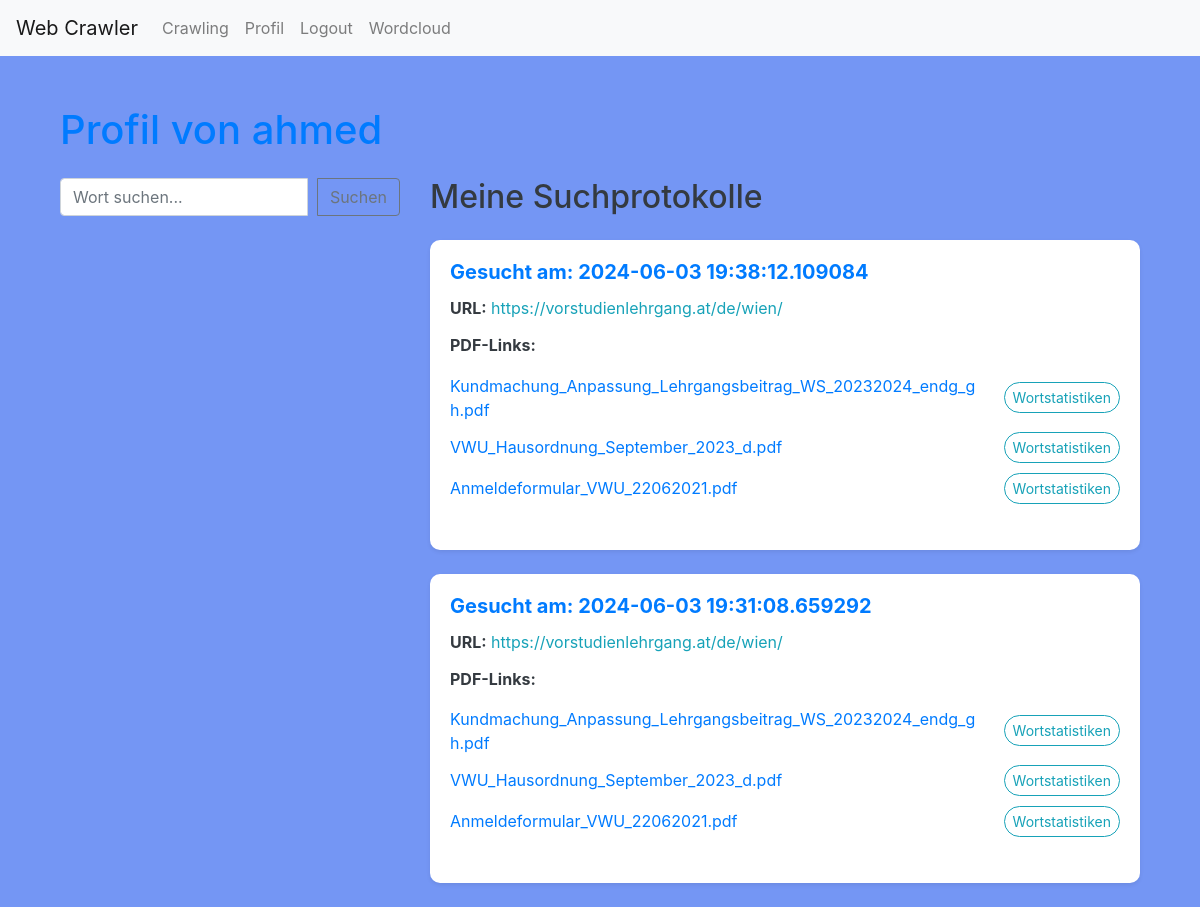
The app's page /profile (signed in), older data.
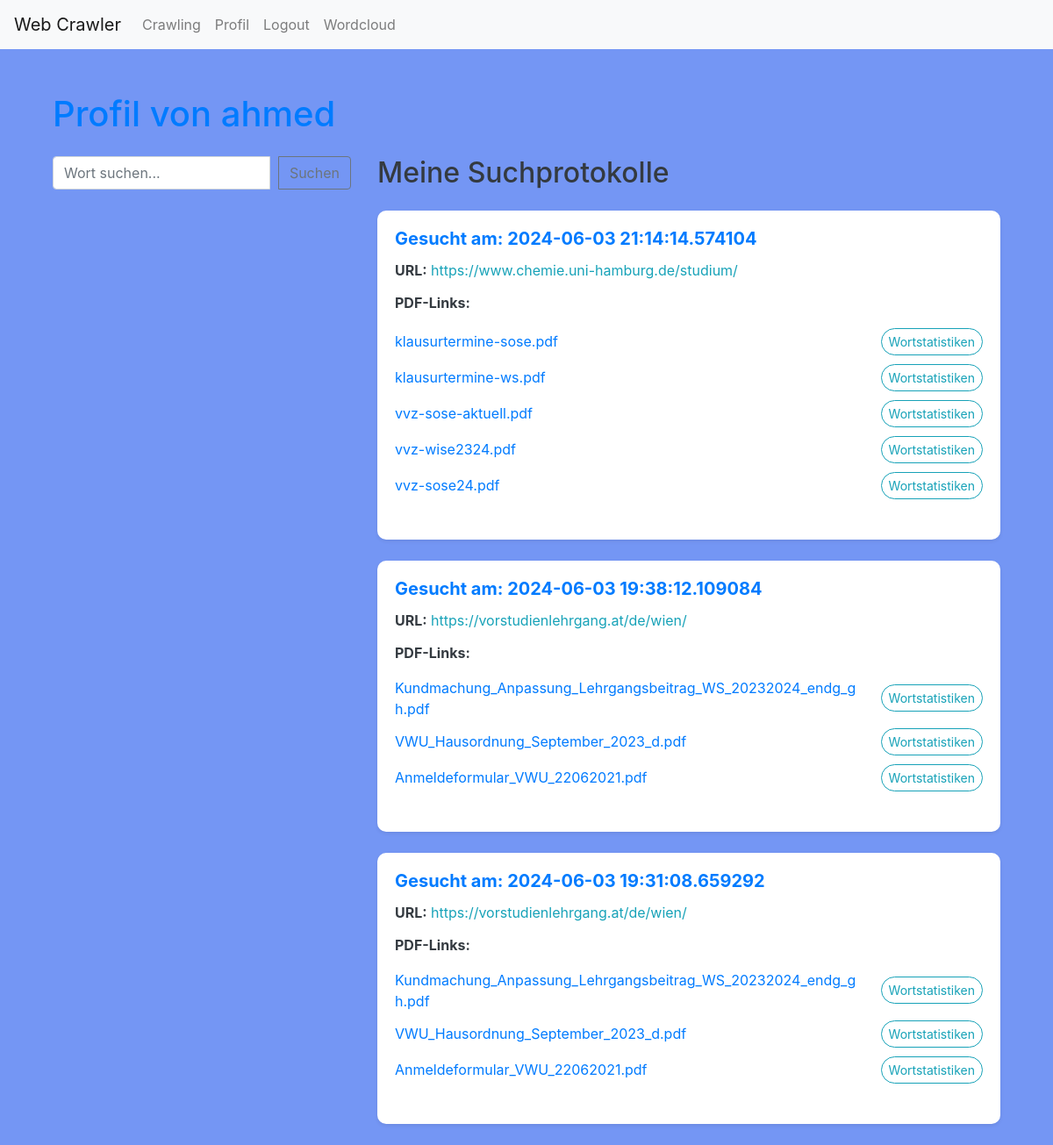
The same page, newer data.
### app/models.py (models this page shows, shortened)
class User(db.Model, UserMixin):
    id = db.Column(db.Integer, primary_key=True)
    username = db.Column(db.String(80), unique=True, nullable=False)
    email = db.Column(db.String(120), unique=True, nullable=False)
    password = db.Column(db.String(120), nullable=False)
    crawl_data = db.relationship('CrawlData', backref='user', lazy=True)

class CrawlData(db.Model):
    id = db.Column(db.Integer, primary_key=True)
    user_id = db.Column(db.Integer, db.ForeignKey('user.id'), nullable=False)
    url = db.Column(db.String(512), nullable=False)
    crawl_date = db.Column(db.DateTime, default=datetime.utcnow)
    pdf_links = db.Column(db.Text)  # Stores PDF links as comma-separated strings
    pdf_paths = db.Column(db.Text)  # Add this line to store the paths to PDF files
    word_stats = db.Column(db.Text)

### app/routes.py (the view, shortened to what this page needs)
@app.route('/profile', methods=['GET', 'POST'])
@login_required
def profile():
    crawl_records = CrawlData.query.filter_by(user_id=current_user.id).order_by(CrawlData.crawl_date.desc()).all()
    for record in crawl_records:
        word_stats_list = []
        for stat in record.word_stats.split(';'):
            if '|' in stat:
                pdf_url, word_counts = stat.split('|', 1)
                word_count_pairs = word_counts.split(',')
                word_counts_dict = {}
                for word_count in word_count_pairs:
                    parts = word_count.split(':')
                    if len(parts) == 2:
                        word, count = parts
                        try:
                            word_counts_dict[word] = int(count)
                        except ValueError:
                            continue
                max_word, max_count = None, 0
                for word, count in word_counts_dict.items():
                    if count > max_count:
                        max_word, max_count = word, count
                word_stats_list.append({
                    'pdf_url': pdf_url,
                    'pdf_name': pdf_url.split('/')[-1],
                    'word_counts': word_counts_dict,
                    'max_word': max_word,
                    'max_count': max_count
                })
        record.parsed_word_stats = word_stats_list
    search_results = []
    return render_template('profile.html', crawl_records=crawl_records, search_results=search_results, enumerate=enumerate)

### app/routes.py (called while the page is built)
@login_manager.user_loader
def load_user(user_id):
    return User.query.get(int(user_id))

### app/templates/profile.html (shortened to what this page needs)
{% extends "layout.html" %}
{% block content %}
<div class="container mt-4">
    <h1 class="mb-4">Profil von {{ current_user.username }}</h1>
    <div class="row">
        <div class="col-md-4">
            <form method="POST" action="{{ url_for('search_word') }}" class="search-form">
                <div class="input-group mb-3">
                    <input type="text" name="search_word" class="form-control" placeholder="Wort suchen..." aria-label="Wort suchen">
                    <div class="input-group-append">
                        <button class="btn btn-outline-secondary" type="submit">Suchen</button>
                    </div>
                </div>
            </form>
        </div>
        <div class="col-md-8">
            <h2 class="mb-4">Meine Suchprotokolle</h2>
            <div class="row">
                {% for record in crawl_records %}
                <div class="col-md-12 mb-4">
                    <div class="card shadow-sm">
                        <div class="card-body">
                            <h5 class="card-title text-primary">Gesucht am: {{ record.crawl_date }}</h5>
                            <p class="card-text"><strong>URL:</strong> <a href="{{ record.url }}" target="_blank" class="text-info">{{ record.url }}</a></p>
                            <h6><strong>PDF-Links:</strong></h6>
                            <div class="pdf-link-container">
                                <ul class="list-unstyled pdf-list">
                                    {% if record.pdf_links == 'no_pdfs_found' %}
                                    <li>Keine PDFs gefunden</li>
                                    {% else %}
                                        {% for index, link in enumerate(record.pdf_links.split(',')) %}
                                        {% if '|' in link %}
                                        {% set url, name = link.split('|') %}
                                        <li class="pdf-list-item">
                                            <div class="pdf-item-container">
                                                <a href="{{ url }}" target="_blank" class="text-decoration-none pdf-link">{{ name }}</a>
                                                <button type="button" class="btn btn-sm btn-outline-info word-stats-btn" data-toggle="modal" data-target="#modal{{ record.id }}_{{ index }}">Wortstatistiken</button>
                                            </div>
                                        </li>
                                        {% endif %}
                                        {% endfor %}
                                    {% endif %}
                                </ul>
                            </div>
                        </div>
                    </div>
                </div>
                {% endfor %}
            </div>
        </div>
    </div>
</div>
{% endblock %}

### app/templates/layout.html (shortened to what this page needs)
<!DOCTYPE html>
<html lang="de">
<head>
    <link href="https://maxcdn.bootstrapcdn.com/bootstrap/4.5.2/css/bootstrap.min.css" rel="stylesheet">
    <link href="{{ url_for('static', filename='css/styles.css') }}" rel="stylesheet">
    <link href="{{ url_for('static', filename='css/wordcloud.css') }}" rel="stylesheet">
</head>
<body>
    <nav class="navbar navbar-expand-lg navbar-light bg-light">
        <a class="navbar-brand" href="{{ url_for('home') }}">Web Crawler</a>
        <div class="collapse navbar-collapse" id="navbarNav">
            <ul class="navbar-nav">
                {% if current_user.is_authenticated %}
                    <li class="nav-item">
                        <a class="nav-link" href="{{ url_for('crawl_page') }}">Crawling</a>
                    </li>
                    <li class="nav-item">
                        <a class="nav-link" href="{{ url_for('profile') }}">Profil</a>
                    </li>
                    <li class="nav-item">
                        <a class="nav-link" href="{{ url_for('logout') }}">Logout</a>
                    </li>
                    <li class="nav-item">
                        <a class="nav-link" href="{{ url_for('wordcloud') }}">Wordcloud</a>
                    </li>
                {% endif %}
            </ul>
        </div>
    </nav>
    <div class="container">
        {% block content %}{% endblock %}
    </div>
</body>
</html>

### app/static/css/styles.css (style rules this page uses)
body { background-color: #7496f4; }
.card { border: none; border-radius: 10px; }
.card-body { padding: 20px; }
.card-title { font-size: 1.25rem; font-weight: bold; }
.btn-outline-info { border-radius: 50px; }
.pdf-link { flex-grow: 1; word-break: break-all; }
.word-stats-btn { margin-left: 10px; flex-shrink: 0; }
.pdf-list-item { display: flex; justify-content: space-between; align-items: center; margin-bottom: 10px; width: 100%; }
.pdf-link-container { display: flex; flex-direction: column; }
.pdf-list { margin-top: 10px; width: 100%; }
.pdf-item-container { display: flex; align-items: center; justify-content: space-between; width: 100%; gap: 10px; }
.search-form { margin-bottom: 20px; }
.search-form .input-group { display: flex; align-items: center; }
.search-form .form-control { flex-grow: 1; margin-right: 10px; }
body { color: #343a40; }
.container { margin-top: 50px; }
.navbar { margin-bottom: 20px; }
.form-control { margin-bottom: 10px; }
h1, h3 { color: #007bff; }
h1 { margin-bottom: 20px; }

### app/static/css/wordcloud.css (style rules this page uses)
body { background-color: #7496f4; }
.card { border: none; border-radius: 10px; }
.card-body { padding: 20px; }
.card-title { font-size: 1.25rem; font-weight: bold; }
.btn-outline-info { border-radius: 50px; }
.pdf-link { flex-grow: 1; word-break: break-all; }
.word-stats-btn { margin-left: 10px; flex-shrink: 0; }
.pdf-list-item { display: flex; justify-content: space-between; align-items: center; margin-bottom: 10px; width: 100%; }
.pdf-link-container { display: flex; flex-direction: column; }
.pdf-list { margin-top: 10px; width: 100%; }
.pdf-item-container { display: flex; align-items: center; justify-content: space-between; width: 100%; gap: 10px; }
.search-form { margin-bottom: 20px; }
.search-form .input-group { display: flex; align-items: center; }
.search-form .form-control { flex-grow: 1; margin-right: 10px; }
body { color: #343a40; }
.container { margin-top: 50px; }
.navbar { margin-bottom: 20px; }
.form-control { margin-bottom: 10px; }
h1, h3 { color: #007bff; }
h1 { margin-bottom: 20px; }

Row changes from the older to the newer data that the page shows:
added CrawlData: crawl_date "2024-06-03 21:14:14.574104", url "https://www.chemie.uni-hamburg.de/studium/", name "klausurtermine-sose.pdf" "klausurtermine-ws.pdf" "vvz-sose-aktuell.pdf" "vvz-wise2324.pdf" "vvz-sose24.pdf"
